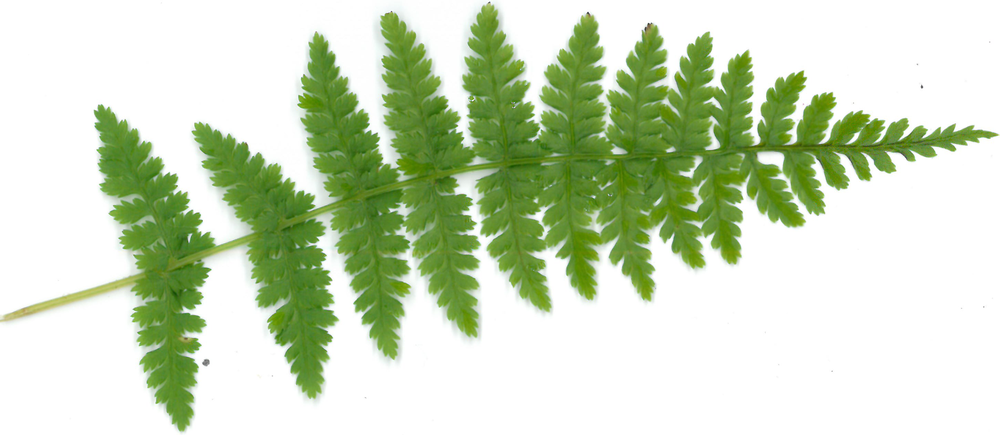
#> input picture fern.png, 1000 x 435 px, shrunk from 2906 x 1265 before the run; its folder holds 3 pictures in this run
$ python fractal-dimension.py   (older library calls are emulated)
#> lines starting #> are read from the running program, lines starting #| are printed output that depends on the picture
# -----------------------------------------------------------------------------
# From https://en.wikipedia.org/wiki/Minkowski–Bouligand_dimension:
#
# In fractal geometry, the Minkowski–Bouligand dimension, also known as
# Minkowski dimension or box-counting dimension, is a way of determining the
# fractal dimension of a set S in a Euclidean space Rn, or more generally in a
# metric space (X, d).
# -----------------------------------------------------------------------------
import scipy.misc
import numpy as np
import imageio
import matplotlib.pyplot as plt
import matplotlib.image as mpimg
import pandas as pd

def rgb2gray(rgb):
    r, g, b = rgb[:,:,0], rgb[:,:,1], rgb[:,:,2]
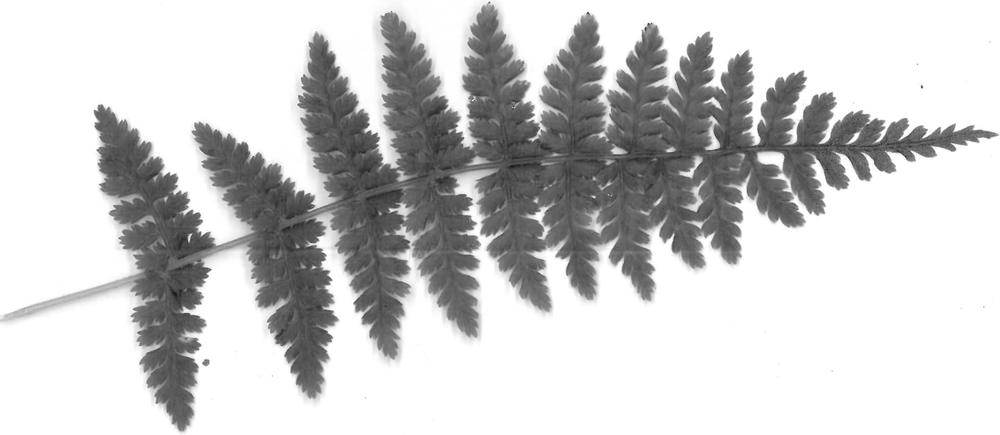
#> r: shape (435, 1000); min 20, max 255, mean 203.5
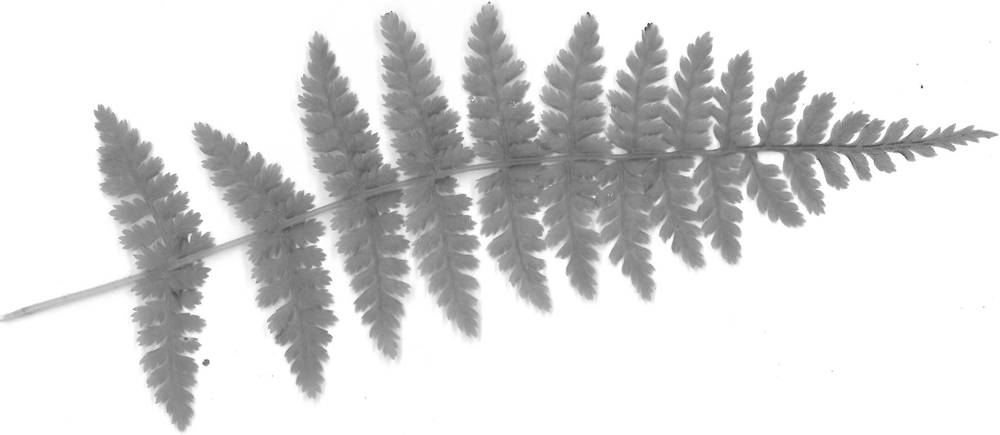
#> g: shape (435, 1000); min 59, max 255, mean 217.6
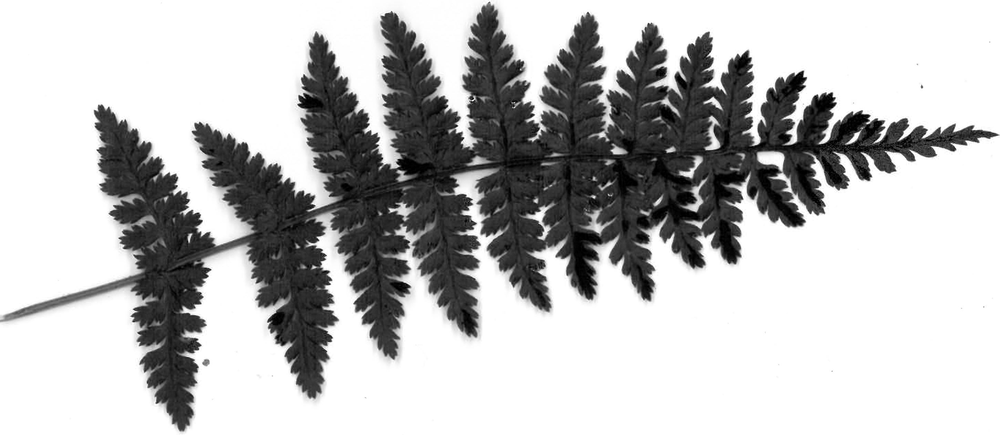
#> b: shape (435, 1000); min 0, max 255, mean 188.3
    gray = 0.2989 * r + 0.5870 * g + 0.1140 * b
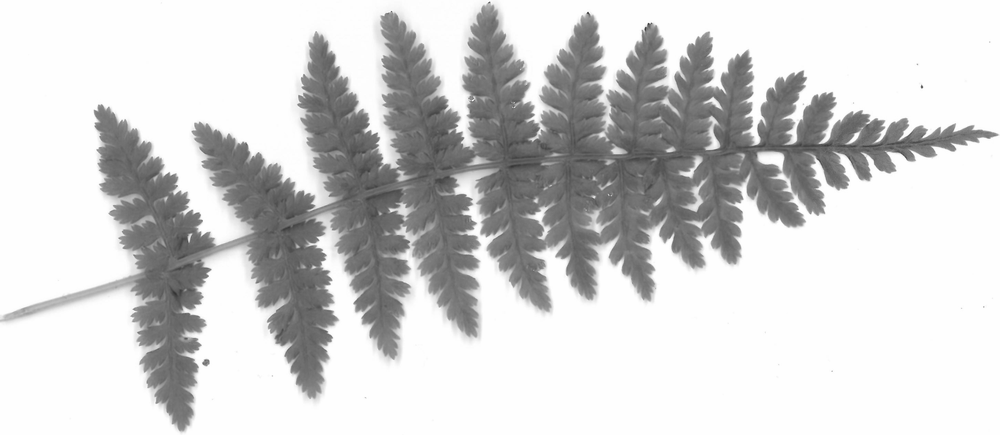
#> gray: shape (435, 1000) float64; min 52.94, max 255, mean 210
    return gray


# [61 lines left out: function fractal_dimension, not called in this run]

I1 =  rgb2gray(imageio.imread("fern.png"))/255
#> I1: shape (435, 1000) float64; min 0.208, max 1, mean 0.824
#> (the run stopped early here; a loop or call above may not have finished)

$ run again, on fern.jpg
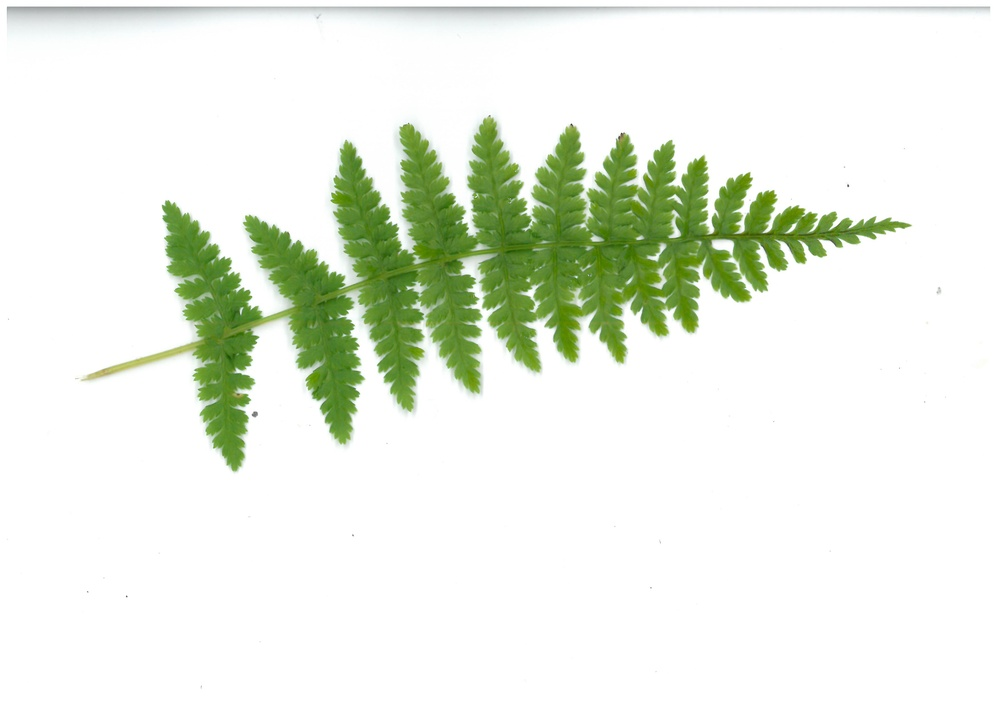
#> input picture fern.jpg, 997 x 707 px, shrunk from 3496 x 2480 before the run, given in place of fern.png, which was not available
#> in rgb2gray, `r, g, b = rgb[:,:,0], rgb[:,:,1], rgb[:,:,2]`:
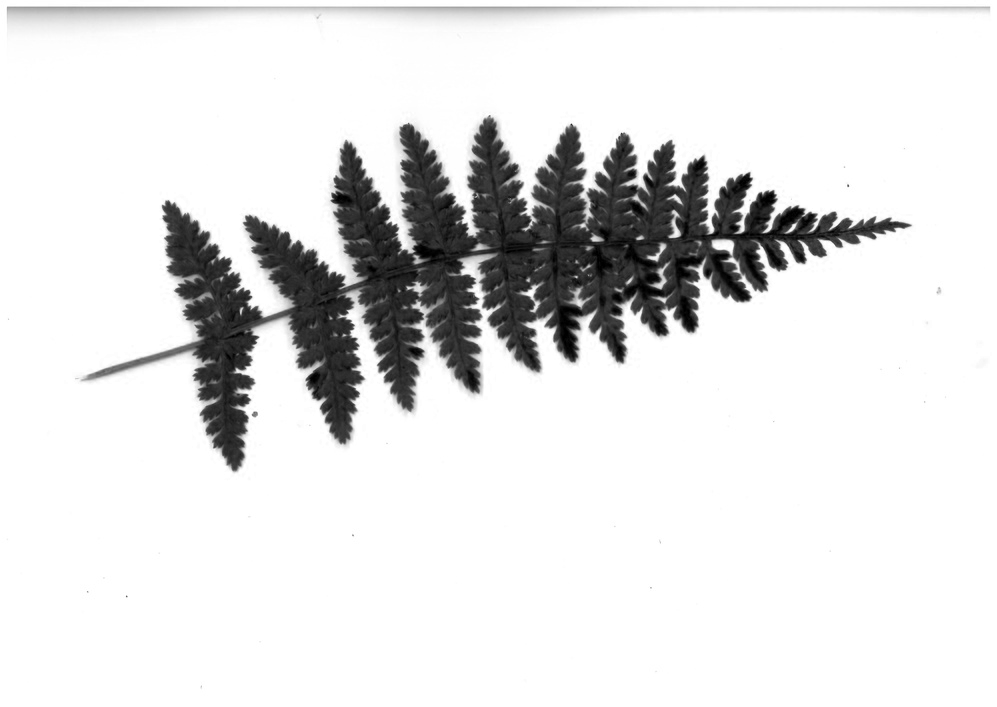
#> b: shape (707, 997); min 0, max 255, mean 226
#> in rgb2gray, `gray = 0.2989 * r + 0.5870 * g + 0.1140 * b`:
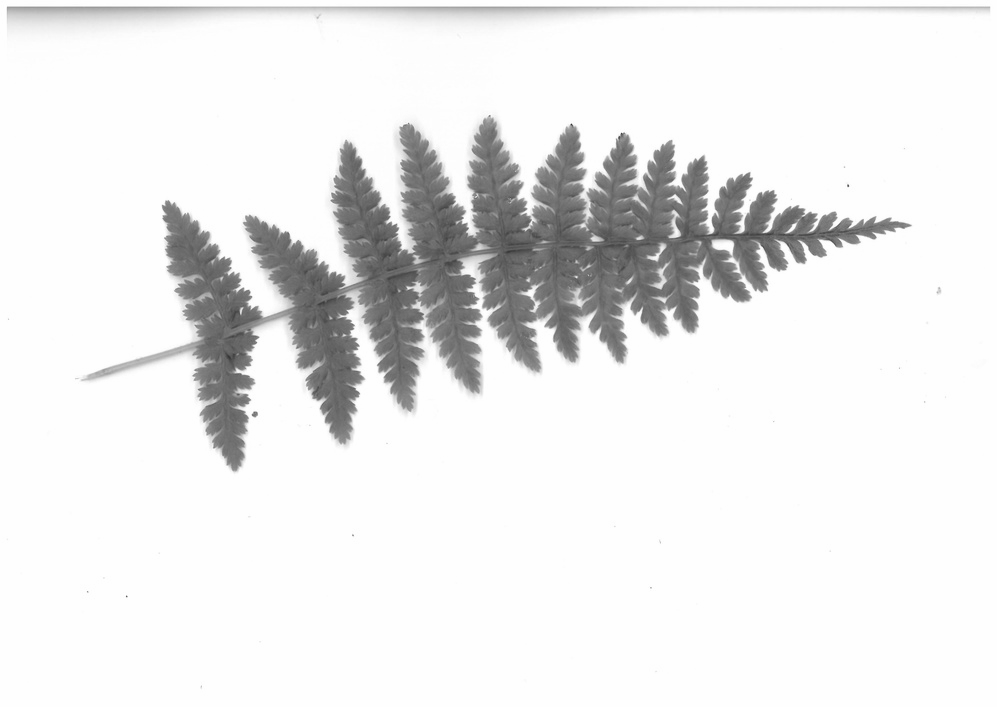
#> gray: shape (707, 997) float64; min 47.2, max 255, mean 235.1
